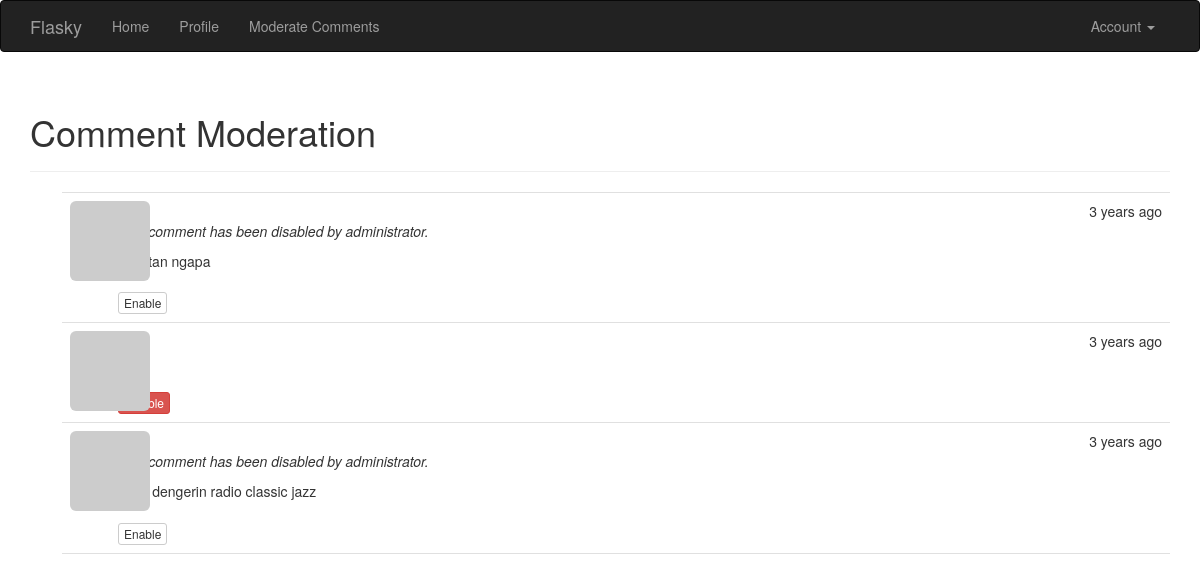
The app's page /moderate (signed in) with its own data.
### app/models.py (models this page shows, shortened)
class Comment(db.Model):
    __tablename__ = 'comments'
    id = db.Column(db.Integer, primary_key=True)
    body = db.Column(db.Text)
    body_html = db.Column(db.Text)
    timestamp = db.Column(db.DateTime, index=True, default=datetime.utcnow)
    disabled = db.Column(db.Boolean)
    author_id = db.Column(db.Integer, db.ForeignKey('users.id'))
    post_id = db.Column(db.Integer, db.ForeignKey('posts.id'))

### app/main/views.py (the view)
@main.route('/moderate')
@login_required
@permission_required(Permission.MODERATE)
def moderate():
    page = request.args.get('page', 1, type=int)
    pagination = Comment.query.order_by(Comment.timestamp.desc()).paginate(
        page, per_page=current_app.config['FLASKY_COMMENTS_PER_PAGE'],
        error_out=False
    )
    comments = pagination.items
    return render_template('moderate.html', comments=comments,
                           pagination=pagination, page=page)

### app/auth/views.py (called while the page is built)
@auth.before_app_request
def before_request():
    if current_user.is_authenticated:
        current_user.ping()
        if not current_user.confirmed \
        and request.blueprint != 'auth' \
        and request.endpoint != 'static':
            return redirect(url_for('auth.unconfirmed'))

### app/main/__init__.py (called while the page is built)
@main.app_context_processor
def inject_permissions():
    return dict(Permission=Permission)

### app/main/views.py (called while the page is built)
@main.after_app_request
def after_request(response):
    for query in get_debug_queries():
        if query.duration >= current_app.config['FLASKY_SLOW_DB_QUERY_TIME']:
            current_app.logger.warning(
                'Slow query: %s\nParameters: %s\nDuration: %s\nContext:%s\n' %
                (query.statement, query.parameters, query.duration, query.context)
            )
    return response

### app/models.py (called while the page is built)
@login_manager.user_loader
def load_user(user_id):
    return User.query.get(int(user_id))

    def has_permission(self, perm):
        return self.permissions & perm == perm

    def gravatar(self, size=100, default='identicon', rating='g'):
        url = 'https://secure.gravatar.com/avatar'
        hash = self.avatar_hash or self.gravatar_hash()
        return '{url}/{hash}?s={size}&d={default}&r={rating}'.format(
            url=url, hash=hash, size=size, default=default, rating=rating)

    def can(self, perm):
        return self.role is not None and self.role.has_permission(perm)

    def gravatar_hash(self):
        return hashlib.md5(self.email.lower().encode('utf-8')).hexdigest()

    def ping(self):
        self.last_seen = datetime.utcnow()
        db.session.add(self)
        db.session.commit()

### app/templates/moderate.html (shortened to what this page needs)
{% extends "base.html" %}
{% import "_macros.html" as macros %}
{% block page_content %}
<div class="page-header">
    <h1>Comment Moderation</h1>
</div>
{% set moderate = True %}
{% include '_comments.html' %}
{% endblock %}

### app/templates/_comments.html (shortened to what this page needs)
<ul class="comments">
    {% for comment in comments %}
    <li class="comment">
        <div class="comment-thumbnail">
            <a href="{{ url_for('.user', username=comment.author.username) }}">
                <img class="img-rounded profile-thumbnail" src="{{ comment.author.gravatar(size=40) }}">
            </a>
        </div>
        <div class="comment-content">
            <div class="comment-date">{{ moment(comment.timestamp).fromNow() }}</div>
            <div class="comment-author">
                <a href="{{ url_for('.user', username=comment.author.username) }}">
                </a>
            </div>
            <div class="comment-body">
                {% if comment.disabled %}
                <p><i>This comment has been disabled by administrator.</i></p>
                {% endif %}
                {% if moderate or not comment.disabled %}
                    {% if comment.body_html %}
                        {{ comment.body_html | safe }}
                    {% else %}
                        {{ comment.body }}
                    {% endif %}
                {% endif %}
            </div>
            {% if moderate %}
                <br>
                {% if comment.disabled %}
                    <a class="btn btn-default btn-xs" href="{{ url_for('.moderate_enable',
                    id=comment.id, page=page) }}">Enable</a>
                {% else %}
                    <a class="btn btn-danger btn-xs" href="{{ url_for('.moderate_disable',
                    id=comment.id, page=page) }}">Disable</a>
                {% endif %}
            {% endif %}
        </div>
    </li>
    {% endfor %}
</ul>

### app/static/styles.css (style rules this page uses)
.profile-thumbnail { position: absolute; }
ul.comments { list-style-type: none; padding: 0px; margin: 16px 0px 0px 0px; }
ul.comments li.comment { margin-left: 32px; padding: 8px; border-bottom: 1px solid #e0e0e0; }
ul.comments li.comment:nth-child(1) { border-top: 1px solid #e0e0e0; }
div.comment-date { float: right; }
div.comment-author { font-weight: bold; }
div.comment-thumbnail { position: absolute; }
div.comment-content { margin-left: 48px; min-height: 48px; }

### records on screen
Comment: timestamp "3 years ago", shows "This comment has been disabled by administrator.", body_html "cepetan ngapa"
Comment: timestamp "3 years ago"
Comment: timestamp "3 years ago", shows "This comment has been disabled by administrator.", body_html "coba dengerin radio classic jazz"
